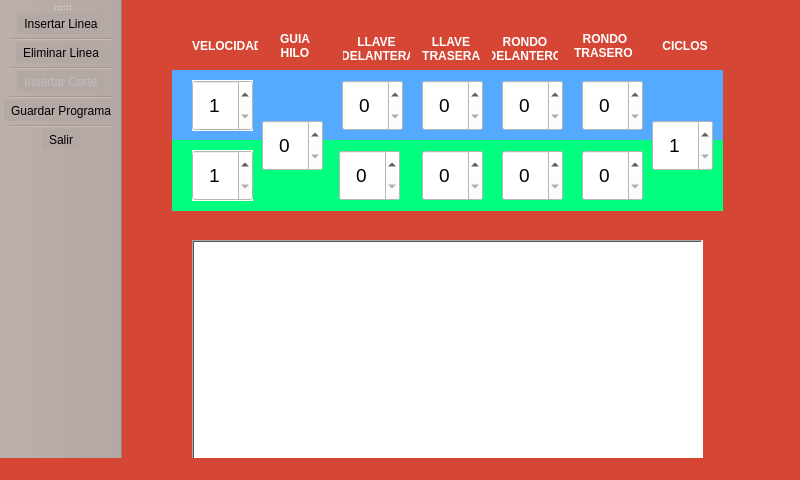
<?xml version="1.0" encoding="UTF-8"?>
<ui version="4.0">
 <class>moduloProgramacion</class>
 <widget class="QMainWindow" name="moduloProgramacion">
  <property name="geometry">
   <rect>
    <x>0</x>
    <y>0</y>
    <width>800</width>
    <height>480</height>
   </rect>
  </property>
  <property name="windowTitle">
   <string>MainWindow</string>
  </property>
  <property name="styleSheet">
   <string notr="true">background-color: rgb(214, 70, 53);</string>
  </property>
  <widget class="QWidget" name="centralwidget">
   <widget class="QWidget" name="widget" native="true">
    <property name="geometry">
     <rect>
      <x>50</x>
      <y>70</y>
      <width>551</width>
      <height>71</height>
     </rect>
    </property>
    <property name="styleSheet">
     <string notr="true">background-color: rgb(85, 170, 255);
border-color: rgb(0, 0, 0);</string>
    </property>
    <widget class="QSpinBox" name="spinBox">
     <property name="geometry">
      <rect>
       <x>20</x>
       <y>10</y>
       <width>61</width>
       <height>51</height>
      </rect>
     </property>
     <property name="sizePolicy">
      <sizepolicy hsizetype="Minimum" vsizetype="Fixed">
       <horstretch>0</horstretch>
       <verstretch>0</verstretch>
      </sizepolicy>
     </property>
     <property name="minimumSize">
      <size>
       <width>51</width>
       <height>41</height>
      </size>
     </property>
     <property name="maximumSize">
      <size>
       <width>16777215</width>
       <height>16777215</height>
      </size>
     </property>
     <property name="font">
      <font>
       <pointsize>14</pointsize>
      </font>
     </property>
     <property name="layoutDirection">
      <enum>Qt::LeftToRight</enum>
     </property>
     <property name="autoFillBackground">
      <bool>true</bool>
     </property>
     <property name="styleSheet">
      <string notr="true">background-color: rgb(255, 255, 255);</string>
     </property>
     <property name="wrapping">
      <bool>false</bool>
     </property>
     <property name="frame">
      <bool>true</bool>
     </property>
     <property name="alignment">
      <set>Qt::AlignCenter</set>
     </property>
     <property name="readOnly">
      <bool>false</bool>
     </property>
     <property name="buttonSymbols">
      <enum>QAbstractSpinBox::UpDownArrows</enum>
     </property>
     <property name="correctionMode">
      <enum>QAbstractSpinBox::CorrectToPreviousValue</enum>
     </property>
     <property name="keyboardTracking">
      <bool>true</bool>
     </property>
     <property name="minimum">
      <number>1</number>
     </property>
     <property name="maximum">
      <number>7</number>
     </property>
     <property name="displayIntegerBase" stdset="0">
      <number>10</number>
     </property>
    </widget>
    <widget class="QSpinBox" name="spinBox_11">
     <property name="geometry">
      <rect>
       <x>410</x>
       <y>10</y>
       <width>61</width>
       <height>51</height>
      </rect>
     </property>
     <property name="sizePolicy">
      <sizepolicy hsizetype="Minimum" vsizetype="Fixed">
       <horstretch>0</horstretch>
       <verstretch>0</verstretch>
      </sizepolicy>
     </property>
     <property name="minimumSize">
      <size>
       <width>51</width>
       <height>41</height>
      </size>
     </property>
     <property name="maximumSize">
      <size>
       <width>16777215</width>
       <height>16777215</height>
      </size>
     </property>
     <property name="font">
      <font>
       <pointsize>14</pointsize>
      </font>
     </property>
     <property name="layoutDirection">
      <enum>Qt::LeftToRight</enum>
     </property>
     <property name="autoFillBackground">
      <bool>false</bool>
     </property>
     <property name="styleSheet">
      <string notr="true">background-color: rgb(255, 255, 255);</string>
     </property>
     <property name="wrapping">
      <bool>false</bool>
     </property>
     <property name="frame">
      <bool>true</bool>
     </property>
     <property name="alignment">
      <set>Qt::AlignCenter</set>
     </property>
     <property name="readOnly">
      <bool>false</bool>
     </property>
     <property name="buttonSymbols">
      <enum>QAbstractSpinBox::UpDownArrows</enum>
     </property>
     <property name="correctionMode">
      <enum>QAbstractSpinBox::CorrectToPreviousValue</enum>
     </property>
     <property name="keyboardTracking">
      <bool>true</bool>
     </property>
     <property name="minimum">
      <number>0</number>
     </property>
     <property name="maximum">
      <number>1</number>
     </property>
     <property name="displayIntegerBase" stdset="0">
      <number>10</number>
     </property>
    </widget>
    <widget class="QSpinBox" name="spinBox_7">
     <property name="geometry">
      <rect>
       <x>250</x>
       <y>10</y>
       <width>61</width>
       <height>51</height>
      </rect>
     </property>
     <property name="sizePolicy">
      <sizepolicy hsizetype="Minimum" vsizetype="Fixed">
       <horstretch>0</horstretch>
       <verstretch>0</verstretch>
      </sizepolicy>
     </property>
     <property name="minimumSize">
      <size>
       <width>51</width>
       <height>41</height>
      </size>
     </property>
     <property name="maximumSize">
      <size>
       <width>16777215</width>
       <height>16777215</height>
      </size>
     </property>
     <property name="font">
      <font>
       <pointsize>14</pointsize>
      </font>
     </property>
     <property name="layoutDirection">
      <enum>Qt::LeftToRight</enum>
     </property>
     <property name="autoFillBackground">
      <bool>false</bool>
     </property>
     <property name="styleSheet">
      <string notr="true">background-color: rgb(255, 255, 255);</string>
     </property>
     <property name="wrapping">
      <bool>false</bool>
     </property>
     <property name="frame">
      <bool>true</bool>
     </property>
     <property name="alignment">
      <set>Qt::AlignCenter</set>
     </property>
     <property name="readOnly">
      <bool>false</bool>
     </property>
     <property name="buttonSymbols">
      <enum>QAbstractSpinBox::UpDownArrows</enum>
     </property>
     <property name="correctionMode">
      <enum>QAbstractSpinBox::CorrectToPreviousValue</enum>
     </property>
     <property name="keyboardTracking">
      <bool>true</bool>
     </property>
     <property name="minimum">
      <number>0</number>
     </property>
     <property name="maximum">
      <number>1</number>
     </property>
     <property name="displayIntegerBase" stdset="0">
      <number>10</number>
     </property>
    </widget>
    <widget class="QSpinBox" name="spinBox_9">
     <property name="geometry">
      <rect>
       <x>330</x>
       <y>10</y>
       <width>61</width>
       <height>51</height>
      </rect>
     </property>
     <property name="sizePolicy">
      <sizepolicy hsizetype="Minimum" vsizetype="Fixed">
       <horstretch>0</horstretch>
       <verstretch>0</verstretch>
      </sizepolicy>
     </property>
     <property name="minimumSize">
      <size>
       <width>51</width>
       <height>41</height>
      </size>
     </property>
     <property name="maximumSize">
      <size>
       <width>16777215</width>
       <height>16777215</height>
      </size>
     </property>
     <property name="font">
      <font>
       <pointsize>14</pointsize>
      </font>
     </property>
     <property name="layoutDirection">
      <enum>Qt::LeftToRight</enum>
     </property>
     <property name="autoFillBackground">
      <bool>false</bool>
     </property>
     <property name="styleSheet">
      <string notr="true">background-color: rgb(255, 255, 255);</string>
     </property>
     <property name="wrapping">
      <bool>false</bool>
     </property>
     <property name="frame">
      <bool>true</bool>
     </property>
     <property name="alignment">
      <set>Qt::AlignCenter</set>
     </property>
     <property name="readOnly">
      <bool>false</bool>
     </property>
     <property name="buttonSymbols">
      <enum>QAbstractSpinBox::UpDownArrows</enum>
     </property>
     <property name="correctionMode">
      <enum>QAbstractSpinBox::CorrectToPreviousValue</enum>
     </property>
     <property name="keyboardTracking">
      <bool>true</bool>
     </property>
     <property name="minimum">
      <number>0</number>
     </property>
     <property name="maximum">
      <number>1</number>
     </property>
     <property name="displayIntegerBase" stdset="0">
      <number>10</number>
     </property>
    </widget>
    <widget class="QSpinBox" name="spinBox_5">
     <property name="geometry">
      <rect>
       <x>170</x>
       <y>10</y>
       <width>61</width>
       <height>51</height>
      </rect>
     </property>
     <property name="sizePolicy">
      <sizepolicy hsizetype="Minimum" vsizetype="Fixed">
       <horstretch>0</horstretch>
       <verstretch>0</verstretch>
      </sizepolicy>
     </property>
     <property name="minimumSize">
      <size>
       <width>51</width>
       <height>41</height>
      </size>
     </property>
     <property name="maximumSize">
      <size>
       <width>16777215</width>
       <height>16777215</height>
      </size>
     </property>
     <property name="font">
      <font>
       <pointsize>14</pointsize>
      </font>
     </property>
     <property name="layoutDirection">
      <enum>Qt::LeftToRight</enum>
     </property>
     <property name="autoFillBackground">
      <bool>false</bool>
     </property>
     <property name="styleSheet">
      <string notr="true">background-color: rgb(255, 255, 255);</string>
     </property>
     <property name="wrapping">
      <bool>false</bool>
     </property>
     <property name="frame">
      <bool>true</bool>
     </property>
     <property name="alignment">
      <set>Qt::AlignCenter</set>
     </property>
     <property name="readOnly">
      <bool>false</bool>
     </property>
     <property name="buttonSymbols">
      <enum>QAbstractSpinBox::UpDownArrows</enum>
     </property>
     <property name="correctionMode">
      <enum>QAbstractSpinBox::CorrectToPreviousValue</enum>
     </property>
     <property name="keyboardTracking">
      <bool>true</bool>
     </property>
     <property name="minimum">
      <number>0</number>
     </property>
     <property name="maximum">
      <number>1</number>
     </property>
     <property name="displayIntegerBase" stdset="0">
      <number>10</number>
     </property>
    </widget>
    <zorder>spinBox_11</zorder>
    <zorder>spinBox_9</zorder>
    <zorder>spinBox_7</zorder>
    <zorder>spinBox_5</zorder>
    <zorder>spinBox</zorder>
   </widget>
   <widget class="QWidget" name="widget_2" native="true">
    <property name="geometry">
     <rect>
      <x>50</x>
      <y>140</y>
      <width>551</width>
      <height>71</height>
     </rect>
    </property>
    <property name="styleSheet">
     <string notr="true">background-color: rgb(0, 255, 127);
border-color: rgb(0, 0, 0);</string>
    </property>
    <widget class="QSpinBox" name="spinBox_12">
     <property name="geometry">
      <rect>
       <x>410</x>
       <y>10</y>
       <width>61</width>
       <height>51</height>
      </rect>
     </property>
     <property name="sizePolicy">
      <sizepolicy hsizetype="Minimum" vsizetype="Fixed">
       <horstretch>0</horstretch>
       <verstretch>0</verstretch>
      </sizepolicy>
     </property>
     <property name="minimumSize">
      <size>
       <width>51</width>
       <height>41</height>
      </size>
     </property>
     <property name="maximumSize">
      <size>
       <width>16777215</width>
       <height>16777215</height>
      </size>
     </property>
     <property name="font">
      <font>
       <pointsize>14</pointsize>
      </font>
     </property>
     <property name="layoutDirection">
      <enum>Qt::LeftToRight</enum>
     </property>
     <property name="autoFillBackground">
      <bool>false</bool>
     </property>
     <property name="styleSheet">
      <string notr="true">background-color: rgb(255, 255, 255);</string>
     </property>
     <property name="wrapping">
      <bool>false</bool>
     </property>
     <property name="frame">
      <bool>true</bool>
     </property>
     <property name="alignment">
      <set>Qt::AlignCenter</set>
     </property>
     <property name="readOnly">
      <bool>false</bool>
     </property>
     <property name="buttonSymbols">
      <enum>QAbstractSpinBox::UpDownArrows</enum>
     </property>
     <property name="correctionMode">
      <enum>QAbstractSpinBox::CorrectToPreviousValue</enum>
     </property>
     <property name="keyboardTracking">
      <bool>true</bool>
     </property>
     <property name="minimum">
      <number>0</number>
     </property>
     <property name="maximum">
      <number>1</number>
     </property>
     <property name="displayIntegerBase" stdset="0">
      <number>10</number>
     </property>
    </widget>
    <widget class="QSpinBox" name="spinBox_6">
     <property name="geometry">
      <rect>
       <x>167</x>
       <y>10</y>
       <width>61</width>
       <height>51</height>
      </rect>
     </property>
     <property name="sizePolicy">
      <sizepolicy hsizetype="Minimum" vsizetype="Fixed">
       <horstretch>0</horstretch>
       <verstretch>0</verstretch>
      </sizepolicy>
     </property>
     <property name="minimumSize">
      <size>
       <width>51</width>
       <height>41</height>
      </size>
     </property>
     <property name="maximumSize">
      <size>
       <width>16777215</width>
       <height>16777215</height>
      </size>
     </property>
     <property name="font">
      <font>
       <pointsize>14</pointsize>
      </font>
     </property>
     <property name="layoutDirection">
      <enum>Qt::LeftToRight</enum>
     </property>
     <property name="autoFillBackground">
      <bool>false</bool>
     </property>
     <property name="styleSheet">
      <string notr="true">background-color: rgb(255, 255, 255);</string>
     </property>
     <property name="wrapping">
      <bool>false</bool>
     </property>
     <property name="frame">
      <bool>true</bool>
     </property>
     <property name="alignment">
      <set>Qt::AlignCenter</set>
     </property>
     <property name="readOnly">
      <bool>false</bool>
     </property>
     <property name="buttonSymbols">
      <enum>QAbstractSpinBox::UpDownArrows</enum>
     </property>
     <property name="correctionMode">
      <enum>QAbstractSpinBox::CorrectToPreviousValue</enum>
     </property>
     <property name="keyboardTracking">
      <bool>true</bool>
     </property>
     <property name="minimum">
      <number>0</number>
     </property>
     <property name="maximum">
      <number>1</number>
     </property>
     <property name="displayIntegerBase" stdset="0">
      <number>10</number>
     </property>
    </widget>
    <widget class="QSpinBox" name="spinBox_10">
     <property name="geometry">
      <rect>
       <x>330</x>
       <y>10</y>
       <width>61</width>
       <height>51</height>
      </rect>
     </property>
     <property name="sizePolicy">
      <sizepolicy hsizetype="Minimum" vsizetype="Fixed">
       <horstretch>0</horstretch>
       <verstretch>0</verstretch>
      </sizepolicy>
     </property>
     <property name="minimumSize">
      <size>
       <width>51</width>
       <height>41</height>
      </size>
     </property>
     <property name="maximumSize">
      <size>
       <width>16777215</width>
       <height>16777215</height>
      </size>
     </property>
     <property name="font">
      <font>
       <pointsize>14</pointsize>
      </font>
     </property>
     <property name="layoutDirection">
      <enum>Qt::LeftToRight</enum>
     </property>
     <property name="autoFillBackground">
      <bool>false</bool>
     </property>
     <property name="styleSheet">
      <string notr="true">background-color: rgb(255, 255, 255);</string>
     </property>
     <property name="wrapping">
      <bool>false</bool>
     </property>
     <property name="frame">
      <bool>true</bool>
     </property>
     <property name="alignment">
      <set>Qt::AlignCenter</set>
     </property>
     <property name="readOnly">
      <bool>false</bool>
     </property>
     <property name="buttonSymbols">
      <enum>QAbstractSpinBox::UpDownArrows</enum>
     </property>
     <property name="correctionMode">
      <enum>QAbstractSpinBox::CorrectToPreviousValue</enum>
     </property>
     <property name="keyboardTracking">
      <bool>true</bool>
     </property>
     <property name="minimum">
      <number>0</number>
     </property>
     <property name="maximum">
      <number>1</number>
     </property>
     <property name="displayIntegerBase" stdset="0">
      <number>10</number>
     </property>
    </widget>
    <widget class="QSpinBox" name="spinBox_8">
     <property name="geometry">
      <rect>
       <x>250</x>
       <y>10</y>
       <width>61</width>
       <height>51</height>
      </rect>
     </property>
     <property name="sizePolicy">
      <sizepolicy hsizetype="Minimum" vsizetype="Fixed">
       <horstretch>0</horstretch>
       <verstretch>0</verstretch>
      </sizepolicy>
     </property>
     <property name="minimumSize">
      <size>
       <width>51</width>
       <height>41</height>
      </size>
     </property>
     <property name="maximumSize">
      <size>
       <width>16777215</width>
       <height>16777215</height>
      </size>
     </property>
     <property name="font">
      <font>
       <pointsize>14</pointsize>
      </font>
     </property>
     <property name="layoutDirection">
      <enum>Qt::LeftToRight</enum>
     </property>
     <property name="autoFillBackground">
      <bool>false</bool>
     </property>
     <property name="styleSheet">
      <string notr="true">background-color: rgb(255, 255, 255);</string>
     </property>
     <property name="wrapping">
      <bool>false</bool>
     </property>
     <property name="frame">
      <bool>true</bool>
     </property>
     <property name="alignment">
      <set>Qt::AlignCenter</set>
     </property>
     <property name="readOnly">
      <bool>false</bool>
     </property>
     <property name="buttonSymbols">
      <enum>QAbstractSpinBox::UpDownArrows</enum>
     </property>
     <property name="correctionMode">
      <enum>QAbstractSpinBox::CorrectToPreviousValue</enum>
     </property>
     <property name="keyboardTracking">
      <bool>true</bool>
     </property>
     <property name="minimum">
      <number>0</number>
     </property>
     <property name="maximum">
      <number>1</number>
     </property>
     <property name="displayIntegerBase" stdset="0">
      <number>10</number>
     </property>
    </widget>
    <widget class="QSpinBox" name="spinBox_2">
     <property name="geometry">
      <rect>
       <x>20</x>
       <y>10</y>
       <width>61</width>
       <height>51</height>
      </rect>
     </property>
     <property name="sizePolicy">
      <sizepolicy hsizetype="Minimum" vsizetype="Fixed">
       <horstretch>0</horstretch>
       <verstretch>0</verstretch>
      </sizepolicy>
     </property>
     <property name="minimumSize">
      <size>
       <width>51</width>
       <height>41</height>
      </size>
     </property>
     <property name="maximumSize">
      <size>
       <width>16777215</width>
       <height>16777215</height>
      </size>
     </property>
     <property name="font">
      <font>
       <pointsize>14</pointsize>
      </font>
     </property>
     <property name="layoutDirection">
      <enum>Qt::LeftToRight</enum>
     </property>
     <property name="autoFillBackground">
      <bool>true</bool>
     </property>
     <property name="styleSheet">
      <string notr="true">background-color: rgb(255, 255, 255);</string>
     </property>
     <property name="wrapping">
      <bool>false</bool>
     </property>
     <property name="frame">
      <bool>true</bool>
     </property>
     <property name="alignment">
      <set>Qt::AlignCenter</set>
     </property>
     <property name="readOnly">
      <bool>false</bool>
     </property>
     <property name="buttonSymbols">
      <enum>QAbstractSpinBox::UpDownArrows</enum>
     </property>
     <property name="correctionMode">
      <enum>QAbstractSpinBox::CorrectToPreviousValue</enum>
     </property>
     <property name="keyboardTracking">
      <bool>true</bool>
     </property>
     <property name="minimum">
      <number>1</number>
     </property>
     <property name="maximum">
      <number>7</number>
     </property>
     <property name="displayIntegerBase" stdset="0">
      <number>10</number>
     </property>
    </widget>
    <zorder>spinBox_2</zorder>
    <zorder>spinBox_6</zorder>
    <zorder>spinBox_8</zorder>
    <zorder>spinBox_10</zorder>
    <zorder>spinBox_12</zorder>
   </widget>
   <widget class="QSpinBox" name="spinBox_3">
    <property name="geometry">
     <rect>
      <x>140</x>
      <y>120</y>
      <width>61</width>
      <height>51</height>
     </rect>
    </property>
    <property name="sizePolicy">
     <sizepolicy hsizetype="Minimum" vsizetype="Fixed">
      <horstretch>0</horstretch>
      <verstretch>0</verstretch>
     </sizepolicy>
    </property>
    <property name="minimumSize">
     <size>
      <width>51</width>
      <height>41</height>
     </size>
    </property>
    <property name="maximumSize">
     <size>
      <width>16777215</width>
      <height>16777215</height>
     </size>
    </property>
    <property name="font">
     <font>
      <pointsize>14</pointsize>
     </font>
    </property>
    <property name="layoutDirection">
     <enum>Qt::LeftToRight</enum>
    </property>
    <property name="autoFillBackground">
     <bool>false</bool>
    </property>
    <property name="styleSheet">
     <string notr="true">background-color: rgb(255, 255, 255);</string>
    </property>
    <property name="wrapping">
     <bool>false</bool>
    </property>
    <property name="frame">
     <bool>true</bool>
    </property>
    <property name="alignment">
     <set>Qt::AlignCenter</set>
    </property>
    <property name="readOnly">
     <bool>false</bool>
    </property>
    <property name="buttonSymbols">
     <enum>QAbstractSpinBox::UpDownArrows</enum>
    </property>
    <property name="correctionMode">
     <enum>QAbstractSpinBox::CorrectToPreviousValue</enum>
    </property>
    <property name="keyboardTracking">
     <bool>true</bool>
    </property>
    <property name="minimum">
     <number>0</number>
    </property>
    <property name="maximum">
     <number>4</number>
    </property>
    <property name="displayIntegerBase" stdset="0">
     <number>10</number>
    </property>
   </widget>
   <widget class="QSpinBox" name="spinBox_17">
    <property name="geometry">
     <rect>
      <x>530</x>
      <y>120</y>
      <width>61</width>
      <height>51</height>
     </rect>
    </property>
    <property name="sizePolicy">
     <sizepolicy hsizetype="Minimum" vsizetype="Fixed">
      <horstretch>0</horstretch>
      <verstretch>0</verstretch>
     </sizepolicy>
    </property>
    <property name="minimumSize">
     <size>
      <width>51</width>
      <height>41</height>
     </size>
    </property>
    <property name="maximumSize">
     <size>
      <width>16777215</width>
      <height>16777215</height>
     </size>
    </property>
    <property name="font">
     <font>
      <pointsize>14</pointsize>
     </font>
    </property>
    <property name="layoutDirection">
     <enum>Qt::LeftToRight</enum>
    </property>
    <property name="autoFillBackground">
     <bool>false</bool>
    </property>
    <property name="styleSheet">
     <string notr="true">background-color: rgb(255, 255, 255);</string>
    </property>
    <property name="wrapping">
     <bool>false</bool>
    </property>
    <property name="frame">
     <bool>true</bool>
    </property>
    <property name="alignment">
     <set>Qt::AlignCenter</set>
    </property>
    <property name="readOnly">
     <bool>false</bool>
    </property>
    <property name="buttonSymbols">
     <enum>QAbstractSpinBox::UpDownArrows</enum>
    </property>
    <property name="correctionMode">
     <enum>QAbstractSpinBox::CorrectToPreviousValue</enum>
    </property>
    <property name="keyboardTracking">
     <bool>true</bool>
    </property>
    <property name="minimum">
     <number>1</number>
    </property>
    <property name="maximum">
     <number>100</number>
    </property>
    <property name="displayIntegerBase" stdset="0">
     <number>10</number>
    </property>
   </widget>
   <widget class="QTableWidget" name="tableWidget">
    <property name="geometry">
     <rect>
      <x>70</x>
      <y>240</y>
      <width>511</width>
      <height>221</height>
     </rect>
    </property>
    <property name="styleSheet">
     <string notr="true">background-color: rgb(255, 255, 255);</string>
    </property>
    <property name="inputMethodHints">
     <set>Qt::ImhDigitsOnly</set>
    </property>
    <property name="frameShape">
     <enum>QFrame::WinPanel</enum>
    </property>
    <property name="frameShadow">
     <enum>QFrame::Sunken</enum>
    </property>
    <property name="lineWidth">
     <number>0</number>
    </property>
    <property name="horizontalScrollBarPolicy">
     <enum>Qt::ScrollBarAlwaysOff</enum>
    </property>
    <property name="editTriggers">
     <set>QAbstractItemView::AnyKeyPressed|QAbstractItemView::CurrentChanged|QAbstractItemView::EditKeyPressed</set>
    </property>
    <property name="alternatingRowColors">
     <bool>true</bool>
    </property>
    <property name="selectionBehavior">
     <enum>QAbstractItemView::SelectRows</enum>
    </property>
    <property name="textElideMode">
     <enum>Qt::ElideMiddle</enum>
    </property>
    <attribute name="horizontalHeaderVisible">
     <bool>false</bool>
    </attribute>
    <attribute name="horizontalHeaderDefaultSectionSize">
     <number>70</number>
    </attribute>
    <column>
     <property name="text">
      <string>VELOCIDAD</string>
     </property>
     <property name="textAlignment">
      <set>AlignHCenter|AlignVCenter|AlignCenter</set>
     </property>
    </column>
    <column>
     <property name="text">
      <string>GUIA HILO</string>
     </property>
     <property name="textAlignment">
      <set>AlignHCenter|AlignVCenter|AlignCenter</set>
     </property>
    </column>
    <column>
     <property name="text">
      <string>LLAVE DELANTERA</string>
     </property>
     <property name="textAlignment">
      <set>AlignHCenter|AlignVCenter|AlignCenter</set>
     </property>
    </column>
    <column>
     <property name="text">
      <string>LLAVE TRASERA</string>
     </property>
     <property name="textAlignment">
      <set>AlignHCenter|AlignVCenter|AlignCenter</set>
     </property>
    </column>
    <column>
     <property name="text">
      <string>RONDO IZQUIERDO</string>
     </property>
     <property name="textAlignment">
      <set>AlignHCenter|AlignVCenter|AlignCenter</set>
     </property>
    </column>
    <column>
     <property name="text">
      <string>RONDO DERECHO</string>
     </property>
     <property name="textAlignment">
      <set>AlignHCenter|AlignVCenter|AlignCenter</set>
     </property>
    </column>
    <column>
     <property name="text">
      <string>CICLO</string>
     </property>
     <property name="textAlignment">
      <set>AlignHCenter|AlignVCenter|AlignCenter</set>
     </property>
    </column>
   </widget>
   <widget class="QLabel" name="label_3">
    <property name="geometry">
     <rect>
      <x>221</x>
      <y>33</y>
      <width>67</width>
      <height>31</height>
     </rect>
    </property>
    <property name="minimumSize">
     <size>
      <width>66</width>
      <height>31</height>
     </size>
    </property>
    <property name="font">
     <font>
      <weight>75</weight>
      <bold>true</bold>
     </font>
    </property>
    <property name="styleSheet">
     <string notr="true">color: rgb(255, 255, 255);</string>
    </property>
    <property name="text">
     <string>LLAVE
 DELANTERA</string>
    </property>
    <property name="alignment">
     <set>Qt::AlignCenter</set>
    </property>
   </widget>
   <widget class="QLabel" name="label_2">
    <property name="geometry">
     <rect>
      <x>140</x>
      <y>30</y>
      <width>66</width>
      <height>31</height>
     </rect>
    </property>
    <property name="minimumSize">
     <size>
      <width>66</width>
      <height>31</height>
     </size>
    </property>
    <property name="font">
     <font>
      <weight>75</weight>
      <bold>true</bold>
     </font>
    </property>
    <property name="styleSheet">
     <string notr="true">color: rgb(255, 255, 255);</string>
    </property>
    <property name="text">
     <string>GUIA
    HILO    </string>
    </property>
    <property name="alignment">
     <set>Qt::AlignCenter</set>
    </property>
   </widget>
   <widget class="QLabel" name="label_4">
    <property name="geometry">
     <rect>
      <x>296</x>
      <y>33</y>
      <width>66</width>
      <height>31</height>
     </rect>
    </property>
    <property name="minimumSize">
     <size>
      <width>66</width>
      <height>31</height>
     </size>
    </property>
    <property name="font">
     <font>
      <weight>75</weight>
      <bold>true</bold>
     </font>
    </property>
    <property name="styleSheet">
     <string notr="true">color: rgb(255, 255, 255);</string>
    </property>
    <property name="text">
     <string>LLAVE
 TRASERA </string>
    </property>
    <property name="alignment">
     <set>Qt::AlignCenter</set>
    </property>
   </widget>
   <widget class="QLabel" name="label">
    <property name="geometry">
     <rect>
      <x>70</x>
      <y>30</y>
      <width>66</width>
      <height>31</height>
     </rect>
    </property>
    <property name="minimumSize">
     <size>
      <width>66</width>
      <height>31</height>
     </size>
    </property>
    <property name="font">
     <font>
      <weight>75</weight>
      <bold>true</bold>
     </font>
    </property>
    <property name="styleSheet">
     <string notr="true">color: rgb(255, 255, 255);</string>
    </property>
    <property name="text">
     <string>VELOCIDAD </string>
    </property>
   </widget>
   <widget class="QLabel" name="label_9">
    <property name="geometry">
     <rect>
      <x>530</x>
      <y>30</y>
      <width>66</width>
      <height>31</height>
     </rect>
    </property>
    <property name="minimumSize">
     <size>
      <width>66</width>
      <height>31</height>
     </size>
    </property>
    <property name="font">
     <font>
      <weight>75</weight>
      <bold>true</bold>
     </font>
    </property>
    <property name="styleSheet">
     <string notr="true">color: rgb(255, 255, 255);</string>
    </property>
    <property name="text">
     <string>CICLOS</string>
    </property>
    <property name="alignment">
     <set>Qt::AlignCenter</set>
    </property>
   </widget>
   <widget class="QLabel" name="label_7">
    <property name="geometry">
     <rect>
      <x>370</x>
      <y>33</y>
      <width>66</width>
      <height>31</height>
     </rect>
    </property>
    <property name="minimumSize">
     <size>
      <width>66</width>
      <height>31</height>
     </size>
    </property>
    <property name="font">
     <font>
      <weight>75</weight>
      <bold>true</bold>
     </font>
    </property>
    <property name="styleSheet">
     <string notr="true">color: rgb(255, 255, 255);</string>
    </property>
    <property name="text">
     <string>RONDO 
DELANTERO</string>
    </property>
    <property name="alignment">
     <set>Qt::AlignCenter</set>
    </property>
   </widget>
   <widget class="QLabel" name="label_8">
    <property name="geometry">
     <rect>
      <x>450</x>
      <y>30</y>
      <width>66</width>
      <height>31</height>
     </rect>
    </property>
    <property name="minimumSize">
     <size>
      <width>66</width>
      <height>31</height>
     </size>
    </property>
    <property name="font">
     <font>
      <weight>75</weight>
      <bold>true</bold>
     </font>
    </property>
    <property name="styleSheet">
     <string notr="true">color: rgb(255, 255, 255);</string>
    </property>
    <property name="text">
     <string>RONDO
TRASERO </string>
    </property>
    <property name="alignment">
     <set>Qt::AlignCenter</set>
    </property>
   </widget>
   <zorder>tableWidget</zorder>
   <zorder>label_3</zorder>
   <zorder>label_2</zorder>
   <zorder>label_4</zorder>
   <zorder>label</zorder>
   <zorder>label_9</zorder>
   <zorder>label_7</zorder>
   <zorder>label_8</zorder>
   <zorder>widget</zorder>
   <zorder>widget_2</zorder>
   <zorder>spinBox_3</zorder>
   <zorder>spinBox_17</zorder>
  </widget>
  <widget class="QToolBar" name="toolBar">
   <property name="enabled">
    <bool>true</bool>
   </property>
   <property name="windowTitle">
    <string>toolBar</string>
   </property>
   <property name="styleSheet">
    <string notr="true">background-color: rgb(180, 168, 165);</string>
   </property>
   <property name="movable">
    <bool>true</bool>
   </property>
   <property name="allowedAreas">
    <set>Qt::NoToolBarArea</set>
   </property>
   <property name="iconSize">
    <size>
     <width>100</width>
     <height>50</height>
    </size>
   </property>
   <property name="toolButtonStyle">
    <enum>Qt::ToolButtonTextUnderIcon</enum>
   </property>
   <property name="floatable">
    <bool>true</bool>
   </property>
   <attribute name="toolBarArea">
    <enum>LeftToolBarArea</enum>
   </attribute>
   <attribute name="toolBarBreak">
    <bool>false</bool>
   </attribute>
   <addaction name="actionInsertar_Linea"/>
   <addaction name="separator"/>
   <addaction name="actionEliminar_Linea"/>
   <addaction name="separator"/>
   <addaction name="actionInsertar_Corte"/>
   <addaction name="separator"/>
   <addaction name="actionGuardar_Programa"/>
   <addaction name="separator"/>
   <addaction name="actionSalir"/>
  </widget>
  <widget class="QStatusBar" name="statusBar"/>
  <action name="actionInsertar_Linea">
   <property name="checkable">
    <bool>false</bool>
   </property>
   <property name="icon">
    <iconset resource="../../IMAGENES/Imagenes.qrc">
     <normaloff>:/insertar.png</normaloff>:/insertar.png</iconset>
   </property>
   <property name="text">
    <string>Insertar Linea</string>
   </property>
  </action>
  <action name="actionEliminar_Linea">
   <property name="icon">
    <iconset resource="../../IMAGENES/Imagenes.qrc">
     <normaloff>:/eliminar.png</normaloff>:/eliminar.png</iconset>
   </property>
   <property name="text">
    <string>Eliminar Linea</string>
   </property>
  </action>
  <action name="actionGuardar_Programa">
   <property name="icon">
    <iconset resource="../../IMAGENES/Imagenes.qrc">
     <normaloff>:/guardar.png</normaloff>:/guardar.png</iconset>
   </property>
   <property name="text">
    <string>Guardar Programa</string>
   </property>
  </action>
  <action name="actionSalir">
   <property name="icon">
    <iconset resource="../../IMAGENES/Imagenes.qrc">
     <normaloff>:/exit.png</normaloff>:/exit.png</iconset>
   </property>
   <property name="text">
    <string>Salir</string>
   </property>
  </action>
  <action name="actionInsertar_Corte">
   <property name="enabled">
    <bool>false</bool>
   </property>
   <property name="icon">
    <iconset resource="../../IMAGENES/Imagenes.qrc">
     <normaloff>:/CARGAR.png</normaloff>:/CARGAR.png</iconset>
   </property>
   <property name="text">
    <string>Insertar Corte</string>
   </property>
  </action>
 </widget>
 <resources>
  <include location="../../IMAGENES/Imagenes.qrc"/>
 </resources>
 <connections/>
</ui>
